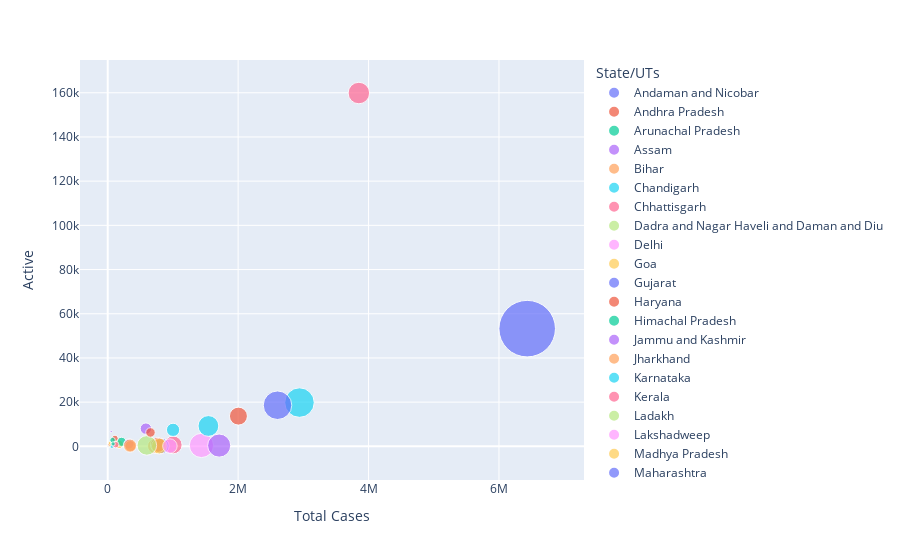

Notebook cell for this chart:
### Code cell
fig = px.scatter(df, x="Total Cases", y="Active", size="Deaths", color='State/UTs',size_max = 40)
fig.show()

### Figure 1 — Plotly figure (JSON) as saved in the notebook; plotly's stock layout.template omitted (floating-point values rounded to 4 significant figures)
{"data": [{"hovertemplate": "State/UTs=Andaman and Nicobar<br>Total Cases=%{x}<br>Active=%{y}<br>Deaths=%{marker.size}<extra></extra>", "legendgroup": "Andaman and Nicobar", "marker": {"color": "#636efa", "size": [129], "sizemode": "area", "sizeref": 85.22, "symbol": "circle"}, "mode": "markers", "name": "Andaman and Nicobar", "orientation": "v", "showlegend": true, "type": "scatter", "x": [7560], "xaxis": "x", "y": [10], "yaxis": "y"}, {"hovertemplate": "State/UTs=Andhra Pradesh<br>Total Cases=%{x}<br>Active=%{y}<br>Deaths=%{marker.size}<extra></extra>", "legendgroup": "Andhra Pradesh", "marker": {"color": "#EF553B", "size": [13750], "sizemode": "area", "sizeref": 85.22, "symbol": "circle"}, "mode": "markers", "name": "Andhra Pradesh", "orientation": "v", "showlegend": true, "type": "scatter", "x": [2004590], "xaxis": "x", "y": [13677], "yaxis": "y"}, {"hovertemplate": "State/UTs=Arunachal Pradesh<br>Total Cases=%{x}<br>Active=%{y}<br>Deaths=%{marker.size}<extra></extra>", "legendgroup": "Arunachal Pradesh", "marker": {"color": "#00cc96", "size": [259], "sizemode": "area", "sizeref": 85.22, "symbol": "circle"}, "mode": "markers", "name": "Arunachal Pradesh", "orientation": "v", "showlegend": true, "type": "scatter", "x": [52409], "xaxis": "x", "y": [1127], "yaxis": "y"}, {"hovertemplate": "State/UTs=Assam<br>Total Cases=%{x}<br>Active=%{y}<br>Deaths=%{marker.size}<extra></extra>", "legendgroup": "Assam", "marker": {"color": "#ab63fa", "size": [5600], "sizemode": "area", "sizeref": 85.22, "symbol": "circle"}, "mode": "markers", "name": "Assam", "orientation": "v", "showlegend": true, "type": "scatter", "x": [585689], "xaxis": "x", "y": [8005], "yaxis": "y"}, {"hovertemplate": "State/UTs=Bihar<br>Total Cases=%{x}<br>Active=%{y}<br>Deaths=%{marker.size}<extra></extra>", "legendgroup": "Bihar", "marker": {"color": "#FFA15A", "size": [9650], "sizemode": "area", "sizeref": 85.22, "symbol": "circle"}, "mode": "markers", "name": "Bihar", "orientation": "v", "showlegend": true, "type": "scatter", "x": [725605], "xaxis": "x", "y": [102], "yaxis": "y"}, {"hovertemplate": "State/UTs=Chandigarh<br>Total Cases=%{x}<br>Active=%{y}<br>Deaths=%{marker.size}<extra></extra>", "legendgroup": "Chandigarh", "marker": {"color": "#19d3f3", "size": [812], "sizemode": "area", "sizeref": 85.22, "symbol": "circle"}, "mode": "markers", "name": "Chandigarh", "orientation": "v", "showlegend": true, "type": "scatter", "x": [65069], "xaxis": "x", "y": [35], "yaxis": "y"}, {"hovertemplate": "State/UTs=Chhattisgarh<br>Total Cases=%{x}<br>Active=%{y}<br>Deaths=%{marker.size}<extra></extra>", "legendgroup": "Chhattisgarh", "marker": {"color": "#FF6692", "size": [13555], "sizemode": "area", "sizeref": 85.22, "symbol": "circle"}, "mode": "markers", "name": "Chhattisgarh", "orientation": "v", "showlegend": true, "type": "scatter", "x": [1004230], "xaxis": "x", "y": [653], "yaxis": "y"}, {"hovertemplate": "State/UTs=Dadra and Nagar Haveli and Daman and Diu<br>Total Cases=%{x}<br>Active=%{y}<br>Deaths=%{marker.size}<extra></extra>", "legendgroup": "Dadra and Nagar Haveli and Daman and Diu", "marker": {"color": "#B6E880", "size": [4], "sizemode": "area", "sizeref": 85.22, "symbol": "circle"}, "mode": "markers", "name": "Dadra and Nagar Haveli and Daman and Diu", "orientation": "v", "showlegend": true, "type": "scatter", "x": [10659], "xaxis": "x", "y": [4], "yaxis": "y"}, {"hovertemplate": "State/UTs=Delhi<br>Total Cases=%{x}<br>Active=%{y}<br>Deaths=%{marker.size}<extra></extra>", "legendgroup": "Delhi", "marker": {"color": "#FF97FF", "size": [25079], "sizemode": "area", "sizeref": 85.22, "symbol": "circle"}, "mode": "markers", "name": "Delhi", "orientation": "v", "showlegend": true, "type": "scatter", "x": [1437485], "xaxis": "x", "y": [411], "yaxis": "y"}, {"hovertemplate": "State/UTs=Goa<br>Total Cases=%{x}<br>Active=%{y}<br>Deaths=%{marker.size}<extra></extra>", "legendgroup": "Goa", "marker": {"color": "#FECB52", "size": [3186], "sizemode": "area", "sizeref": 85.22, "symbol": "circle"}, "mode": "markers", "name": "Goa", "orientation": "v", "showlegend": true, "type": "scatter", "x": [173357], "xaxis": "x", "y": [932], "yaxis": "y"}, {"hovertemplate": "State/UTs=Gujarat<br>Total Cases=%{x}<br>Active=%{y}<br>Deaths=%{marker.size}<extra></extra>", "legendgroup": "Gujarat", "marker": {"color": "#636efa", "size": [10079], "sizemode": "area", "sizeref": 85.22, "symbol": "circle"}, "mode": "markers", "name": "Gujarat", "orientation": "v", "showlegend": true, "type": "scatter", "x": [825330], "xaxis": "x", "y": [160], "yaxis": "y"}, {"hovertemplate": "State/UTs=Haryana<br>Total Cases=%{x}<br>Active=%{y}<br>Deaths=%{marker.size}<extra></extra>", "legendgroup": "Haryana", "marker": {"color": "#EF553B", "size": [9669], "sizemode": "area", "sizeref": 85.22, "symbol": "circle"}, "mode": "markers", "name": "Haryana", "orientation": "v", "showlegend": true, "type": "scatter", "x": [770380], "xaxis": "x", "y": [664], "yaxis": "y"}, {"hovertemplate": "State/UTs=Himachal Pradesh<br>Total Cases=%{x}<br>Active=%{y}<br>Deaths=%{marker.size}<extra></extra>", "legendgroup": "Himachal Pradesh", "marker": {"color": "#00cc96", "size": [3578], "sizemode": "area", "sizeref": 85.22, "symbol": "circle"}, "mode": "markers", "name": "Himachal Pradesh", "orientation": "v", "showlegend": true, "type": "scatter", "x": [212260], "xaxis": "x", "y": [2054], "yaxis": "y"}, {"hovertemplate": "State/UTs=Jammu and Kashmir<br>Total Cases=%{x}<br>Active=%{y}<br>Deaths=%{marker.size}<extra></extra>", "legendgroup": "Jammu and Kashmir", "marker": {"color": "#ab63fa", "size": [4404], "sizemode": "area", "sizeref": 85.22, "symbol": "circle"}, "mode": "markers", "name": "Jammu and Kashmir", "orientation": "v", "showlegend": true, "type": "scatter", "x": [324420], "xaxis": "x", "y": [1055], "yaxis": "y"}, {"hovertemplate": "State/UTs=Jharkhand<br>Total Cases=%{x}<br>Active=%{y}<br>Deaths=%{marker.size}<extra></extra>", "legendgroup": "Jharkhand", "marker": {"color": "#FFA15A", "size": [5132], "sizemode": "area", "sizeref": 85.22, "symbol": "circle"}, "mode": "markers", "name": "Jharkhand", "orientation": "v", "showlegend": true, "type": "scatter", "x": [347755], "xaxis": "x", "y": [153], "yaxis": "y"}, {"hovertemplate": "State/UTs=Karnataka<br>Total Cases=%{x}<br>Active=%{y}<br>Deaths=%{marker.size}<extra></extra>", "legendgroup": "Karnataka", "marker": {"color": "#19d3f3", "size": [37184], "sizemode": "area", "sizeref": 85.22, "symbol": "circle"}, "mode": "markers", "name": "Karnataka", "orientation": "v", "showlegend": true, "type": "scatter", "x": [2941026], "xaxis": "x", "y": [19810], "yaxis": "y"}, {"hovertemplate": "State/UTs=Kerala<br>Total Cases=%{x}<br>Active=%{y}<br>Deaths=%{marker.size}<extra></extra>", "legendgroup": "Kerala", "marker": {"color": "#FF6692", "size": [19757], "sizemode": "area", "sizeref": 85.22, "symbol": "circle"}, "mode": "markers", "name": "Kerala", "orientation": "v", "showlegend": true, "type": "scatter", "x": [3851984], "xaxis": "x", "y": [159870], "yaxis": "y"}, {"hovertemplate": "State/UTs=Ladakh<br>Total Cases=%{x}<br>Active=%{y}<br>Deaths=%{marker.size}<extra></extra>", "legendgroup": "Ladakh", "marker": {"color": "#B6E880", "size": [207], "sizemode": "area", "sizeref": 85.22, "symbol": "circle"}, "mode": "markers", "name": "Ladakh", "orientation": "v", "showlegend": true, "type": "scatter", "x": [20500], "xaxis": "x", "y": [55], "yaxis": "y"}, {"hovertemplate": "State/UTs=Lakshadweep<br>Total Cases=%{x}<br>Active=%{y}<br>Deaths=%{marker.size}<extra></extra>", "legendgroup": "Lakshadweep", "marker": {"color": "#FF97FF", "size": [51], "sizemode": "area", "sizeref": 85.22, "symbol": "circle"}, "mode": "markers", "name": "Lakshadweep", "orientation": "v", "showlegend": true, "type": "scatter", "x": [10318], "xaxis": "x", "y": [28], "yaxis": "y"}, {"hovertemplate": "State/UTs=Madhya Pradesh<br>Total Cases=%{x}<br>Active=%{y}<br>Deaths=%{marker.size}<extra></extra>", "legendgroup": "Madhya Pradesh", "marker": {"color": "#FECB52", "size": [10516], "sizemode": "area", "sizeref": 85.22, "symbol": "circle"}, "mode": "markers", "name": "Madhya Pradesh", "orientation": "v", "showlegend": true, "type": "scatter", "x": [792109], "xaxis": "x", "y": [84], "yaxis": "y"}, {"hovertemplate": "State/UTs=Maharashtra<br>Total Cases=%{x}<br>Active=%{y}<br>Deaths=%{marker.size}<extra></extra>", "legendgroup": "Maharashtra", "marker": {"color": "#636efa", "size": [136355], "sizemode": "area", "sizeref": 85.22, "symbol": "circle"}, "mode": "markers", "name": "Maharashtra", "orientation": "v", "showlegend": true, "type": "scatter", "x": [6432649], "xaxis": "x", "y": [53260], "yaxis": "y"}, {"hovertemplate": "State/UTs=Manipur<br>Total Cases=%{x}<br>Active=%{y}<br>Deaths=%{marker.size}<extra></extra>", "legendgroup": "Manipur", "marker": {"color": "#EF553B", "size": [1759], "sizemode": "area", "sizeref": 85.22, "symbol": "circle"}, "mode": "markers", "name": "Manipur", "orientation": "v", "showlegend": true, "type": "scatter", "x": [111598], "xaxis": "x", "y": [3610], "yaxis": "y"}, {"hovertemplate": "State/UTs=Meghalaya<br>Total Cases=%{x}<br>Active=%{y}<br>Deaths=%{marker.size}<extra></extra>", "legendgroup": "Meghalaya", "marker": {"color": "#00cc96", "size": [1285], "sizemode": "area", "sizeref": 85.22, "symbol": "circle"}, "mode": "markers", "name": "Meghalaya", "orientation": "v", "showlegend": true, "type": "scatter", "x": [74232], "xaxis": "x", "y": [2820], "yaxis": "y"}, {"hovertemplate": "State/UTs=Mizoram<br>Total Cases=%{x}<br>Active=%{y}<br>Deaths=%{marker.size}<extra></extra>", "legendgroup": "Mizoram", "marker": {"color": "#ab63fa", "size": [201], "sizemode": "area", "sizeref": 85.22, "symbol": "circle"}, "mode": "markers", "name": "Mizoram", "orientation": "v", "showlegend": true, "type": "scatter", "x": [54057], "xaxis": "x", "y": [6664], "yaxis": "y"}, {"hovertemplate": "State/UTs=Nagaland<br>Total Cases=%{x}<br>Active=%{y}<br>Deaths=%{marker.size}<extra></extra>", "legendgroup": "Nagaland", "marker": {"color": "#FFA15A", "size": [611], "sizemode": "area", "sizeref": 85.22, "symbol": "circle"}, "mode": "markers", "name": "Nagaland", "orientation": "v", "showlegend": true, "type": "scatter", "x": [29669], "xaxis": "x", "y": [888], "yaxis": "y"}, {"hovertemplate": "State/UTs=Odisha<br>Total Cases=%{x}<br>Active=%{y}<br>Deaths=%{marker.size}<extra></extra>", "legendgroup": "Odisha", "marker": {"color": "#19d3f3", "size": [7493], "sizemode": "area", "sizeref": 85.22, "symbol": "circle"}, "mode": "markers", "name": "Odisha", "orientation": "v", "showlegend": true, "type": "scatter", "x": [1002323], "xaxis": "x", "y": [7461], "yaxis": "y"}, {"hovertemplate": "State/UTs=Puducherry<br>Total Cases=%{x}<br>Active=%{y}<br>Deaths=%{marker.size}<extra></extra>", "legendgroup": "Puducherry", "marker": {"color": "#FF6692", "size": [1809], "sizemode": "area", "sizeref": 85.22, "symbol": "circle"}, "mode": "markers", "name": "Puducherry", "orientation": "v", "showlegend": true, "type": "scatter", "x": [123007], "xaxis": "x", "y": [765], "yaxis": "y"}, {"hovertemplate": "State/UTs=Punjab<br>Total Cases=%{x}<br>Active=%{y}<br>Deaths=%{marker.size}<extra></extra>", "legendgroup": "Punjab", "marker": {"color": "#B6E880", "size": [16355], "sizemode": "area", "sizeref": 85.22, "symbol": "circle"}, "mode": "markers", "name": "Punjab", "orientation": "v", "showlegend": true, "type": "scatter", "x": [600342], "xaxis": "x", "y": [423], "yaxis": "y"}, {"hovertemplate": "State/UTs=Rajasthan<br>Total Cases=%{x}<br>Active=%{y}<br>Deaths=%{marker.size}<extra></extra>", "legendgroup": "Rajasthan", "marker": {"color": "#FF97FF", "size": [8954], "sizemode": "area", "sizeref": 85.22, "symbol": "circle"}, "mode": "markers", "name": "Rajasthan", "orientation": "v", "showlegend": true, "type": "scatter", "x": [954040], "xaxis": "x", "y": [128], "yaxis": "y"}, {"hovertemplate": "State/UTs=Sikkim<br>Total Cases=%{x}<br>Active=%{y}<br>Deaths=%{marker.size}<extra></extra>", "legendgroup": "Sikkim", "marker": {"color": "#FECB52", "size": [367], "sizemode": "area", "sizeref": 85.22, "symbol": "circle"}, "mode": "markers", "name": "Sikkim", "orientation": "v", "showlegend": true, "type": "scatter", "x": [29477], "xaxis": "x", "y": [1548], "yaxis": "y"}, {"hovertemplate": "State/UTs=Tamil Nadu<br>Total Cases=%{x}<br>Active=%{y}<br>Deaths=%{marker.size}<extra></extra>", "legendgroup": "Tamil Nadu", "marker": {"color": "#636efa", "size": [34761], "sizemode": "area", "sizeref": 85.22, "symbol": "circle"}, "mode": "markers", "name": "Tamil Nadu", "orientation": "v", "showlegend": true, "type": "scatter", "x": [2604074], "xaxis": "x", "y": [18603], "yaxis": "y"}, {"hovertemplate": "State/UTs=Telengana<br>Total Cases=%{x}<br>Active=%{y}<br>Deaths=%{marker.size}<extra></extra>", "legendgroup": "Telengana", "marker": {"color": "#EF553B", "size": [3862], "sizemode": "area", "sizeref": 85.22, "symbol": "circle"}, "mode": "markers", "name": "Telengana", "orientation": "v", "showlegend": true, "type": "scatter", "x": [655732], "xaxis": "x", "y": [6276], "yaxis": "y"}, {"hovertemplate": "State/UTs=Tripura<br>Total Cases=%{x}<br>Active=%{y}<br>Deaths=%{marker.size}<extra></extra>", "legendgroup": "Tripura", "marker": {"color": "#00cc96", "size": [791], "sizemode": "area", "sizeref": 85.22, "symbol": "circle"}, "mode": "markers", "name": "Tripura", "orientation": "v", "showlegend": true, "type": "scatter", "x": [82384], "xaxis": "x", "y": [1113], "yaxis": "y"}, {"hovertemplate": "State/UTs=Uttar Pradesh<br>Total Cases=%{x}<br>Active=%{y}<br>Deaths=%{marker.size}<extra></extra>", "legendgroup": "Uttar Pradesh", "marker": {"color": "#ab63fa", "size": [22794], "sizemode": "area", "sizeref": 85.22, "symbol": "circle"}, "mode": "markers", "name": "Uttar Pradesh", "orientation": "v", "showlegend": true, "type": "scatter", "x": [1709152], "xaxis": "x", "y": [352], "yaxis": "y"}, {"hovertemplate": "State/UTs=Uttarakhand<br>Total Cases=%{x}<br>Active=%{y}<br>Deaths=%{marker.size}<extra></extra>", "legendgroup": "Uttarakhand", "marker": {"color": "#FFA15A", "size": [7377], "sizemode": "area", "sizeref": 85.22, "symbol": "circle"}, "mode": "markers", "name": "Uttarakhand", "orientation": "v", "showlegend": true, "type": "scatter", "x": [342786], "xaxis": "x", "y": [310], "yaxis": "y"}, {"hovertemplate": "State/UTs=West Bengal<br>Total Cases=%{x}<br>Active=%{y}<br>Deaths=%{marker.size}<extra></extra>", "legendgroup": "West Bengal", "marker": {"color": "#19d3f3", "size": [18383], "sizemode": "area", "sizeref": 85.22, "symbol": "circle"}, "mode": "markers", "name": "West Bengal", "orientation": "v", "showlegend": true, "type": "scatter", "x": [1544109], "xaxis": "x", "y": [9217], "yaxis": "y"}], "layout": {"legend": {"itemsizing": "constant", "title": {"text": "State/UTs"}, "tracegroupgap": 0}, "margin": {"t": 60}, "xaxis": {"anchor": "y", "domain": [0, 1], "title": {"text": "Total Cases"}}, "yaxis": {"anchor": "x", "domain": [0, 1], "title": {"text": "Active"}}}}
